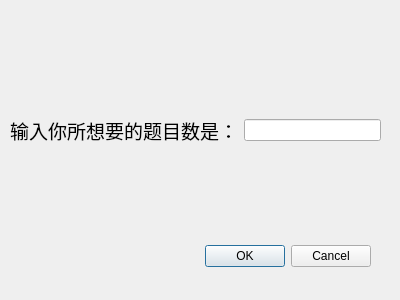
<?xml version="1.0" encoding="UTF-8"?>
<ui version="4.0">
 <class>secDialog</class>
 <widget class="QDialog" name="secDialog">
  <property name="geometry">
   <rect>
    <x>0</x>
    <y>0</y>
    <width>400</width>
    <height>300</height>
   </rect>
  </property>
  <property name="windowTitle">
   <string>Dialog</string>
  </property>
  <widget class="QDialogButtonBox" name="buttonBox">
   <property name="geometry">
    <rect>
     <x>30</x>
     <y>240</y>
     <width>341</width>
     <height>32</height>
    </rect>
   </property>
   <property name="orientation">
    <enum>Qt::Horizontal</enum>
   </property>
   <property name="standardButtons">
    <set>QDialogButtonBox::Cancel|QDialogButtonBox::Ok</set>
   </property>
  </widget>
  <widget class="QWidget" name="">
   <property name="geometry">
    <rect>
     <x>10</x>
     <y>100</y>
     <width>371</width>
     <height>61</height>
    </rect>
   </property>
   <layout class="QHBoxLayout" name="horizontalLayout">
    <item>
     <widget class="QLabel" name="label">
      <property name="font">
       <font>
        <family>楷体</family>
        <pointsize>12</pointsize>
       </font>
      </property>
      <property name="text">
       <string>&lt;html&gt;&lt;head/&gt;&lt;body&gt;&lt;p align=&quot;center&quot;&gt;&lt;span style=&quot; font-size:14pt;&quot;&gt;输入你所想要的题目数是：&lt;/span&gt;&lt;/p&gt;&lt;/body&gt;&lt;/html&gt;</string>
      </property>
     </widget>
    </item>
    <item>
     <widget class="QLineEdit" name="lineEdit_num"/>
    </item>
   </layout>
  </widget>
 </widget>
 <resources/>
 <connections>
  <connection>
   <sender>buttonBox</sender>
   <signal>accepted()</signal>
   <receiver>secDialog</receiver>
   <slot>accept()</slot>
   <hints>
    <hint type="sourcelabel">
     <x>248</x>
     <y>254</y>
    </hint>
    <hint type="destinationlabel">
     <x>157</x>
     <y>274</y>
    </hint>
   </hints>
  </connection>
  <connection>
   <sender>buttonBox</sender>
   <signal>rejected()</signal>
   <receiver>secDialog</receiver>
   <slot>reject()</slot>
   <hints>
    <hint type="sourcelabel">
     <x>316</x>
     <y>260</y>
    </hint>
    <hint type="destinationlabel">
     <x>286</x>
     <y>274</y>
    </hint>
   </hints>
  </connection>
 </connections>
</ui>
